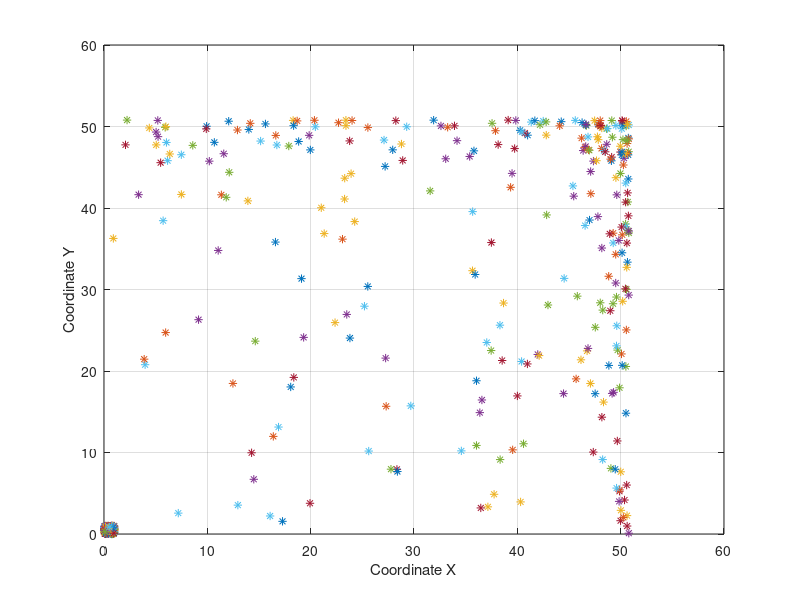

Source code (MATLAB): (Note: this script raises an error after producing the figure.)
clear all
close all
clc

x1 = rand(300,2)*1;
x2 = x1 + sin(x1).*cos(x1)*100;
X = [x1; x2];

figure(1)
grid on;
hold on;
box on;
xlabel('Coordinate X');
ylabel('Coordinate Y');

for i = 1 : size(X, 1)
    plot(X(i, 1), X(i, 2),'*');
end

minpts = 10;
epsln = 5;
distance = 'minkowski';

[clust_num, core_points] = dbscan(X, epsln, minpts, 'Distance', distance);

figure(2)
grid on;
hold on;
box on;
xlabel('Coordinate X');
ylabel('Coordinate Y');
gscatter(X(:,1),X(:,2),clust_num);

titleString = sprintf(['Min points = %d\nEpsilon = %d\nDistance = %s'], ...
    minpts, epsln, distance);

title(titleString);